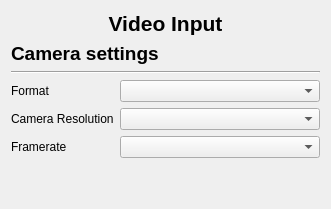
     <widget class="QWidget" name="InputTab">
      <attribute name="title">
       <string>Input</string>
      </attribute>
      <layout class="QGridLayout" name="gridLayout_3">
       <item row="5" column="0">
        <widget class="QLabel" name="framerate_label">
         <property name="text">
          <string>Framerate</string>
         </property>
        </widget>
       </item>
       <item row="5" column="1">
        <widget class="QComboBox" name="framerate_box">
         <property name="minimumSize">
          <size>
           <width>200</width>
           <height>0</height>
          </size>
         </property>
        </widget>
       </item>
       <item row="3" column="0">
        <widget class="QLabel" name="format_label">
         <property name="text">
          <string>Format</string>
         </property>
        </widget>
       </item>
       <item row="3" column="1">
        <widget class="QComboBox" name="format_box">
         <property name="minimumSize">
          <size>
           <width>200</width>
           <height>0</height>
          </size>
         </property>
         <property name="maximumSize">
          <size>
           <width>164</width>
           <height>16777215</height>
          </size>
         </property>
        </widget>
       </item>
       <item row="4" column="1">
        <widget class="QComboBox" name="resolution">
         <property name="minimumSize">
          <size>
           <width>200</width>
           <height>0</height>
          </size>
         </property>
         <property name="maximumSize">
          <size>
           <width>164</width>
           <height>16777215</height>
          </size>
         </property>
        </widget>
       </item>
       <item row="1" column="0" colspan="2">
        <widget class="QLabel" name="Input">
         <property name="font">
          <font>
           <pointsize>14</pointsize>
           <weight>75</weight>
           <bold>true</bold>
          </font>
         </property>
         <property name="text">
          <string>Camera settings</string>
         </property>
        </widget>
       </item>
       <item row="9" column="0" colspan="2">
        <spacer name="verticalSpacer_2">
         <property name="orientation">
          <enum>Qt::Vertical</enum>
         </property>
         <property name="sizeHint" stdset="0">
          <size>
           <width>20</width>
           <height>40</height>
          </size>
         </property>
        </spacer>
       </item>
       <item row="2" column="0" colspan="2">
        <widget class="Line" name="line_3">
         <property name="orientation">
          <enum>Qt::Horizontal</enum>
         </property>
        </widget>
       </item>
       <item row="0" column="0" colspan="2">
        <widget class="QLabel" name="label">
         <property name="font">
          <font>
           <pointsize>16</pointsize>
           <weight>75</weight>
           <bold>true</bold>
          </font>
         </property>
         <property name="text">
          <string>Video Input</string>
         </property>
         <property name="alignment">
          <set>Qt::AlignCenter</set>
         </property>
        </widget>
       </item>
       <item row="4" column="0">
        <widget class="QLabel" name="ResolutionLabel">
         <property name="text">
          <string>Camera Resolution</string>
         </property>
        </widget>
       </item>
      </layout>
     </widget>
